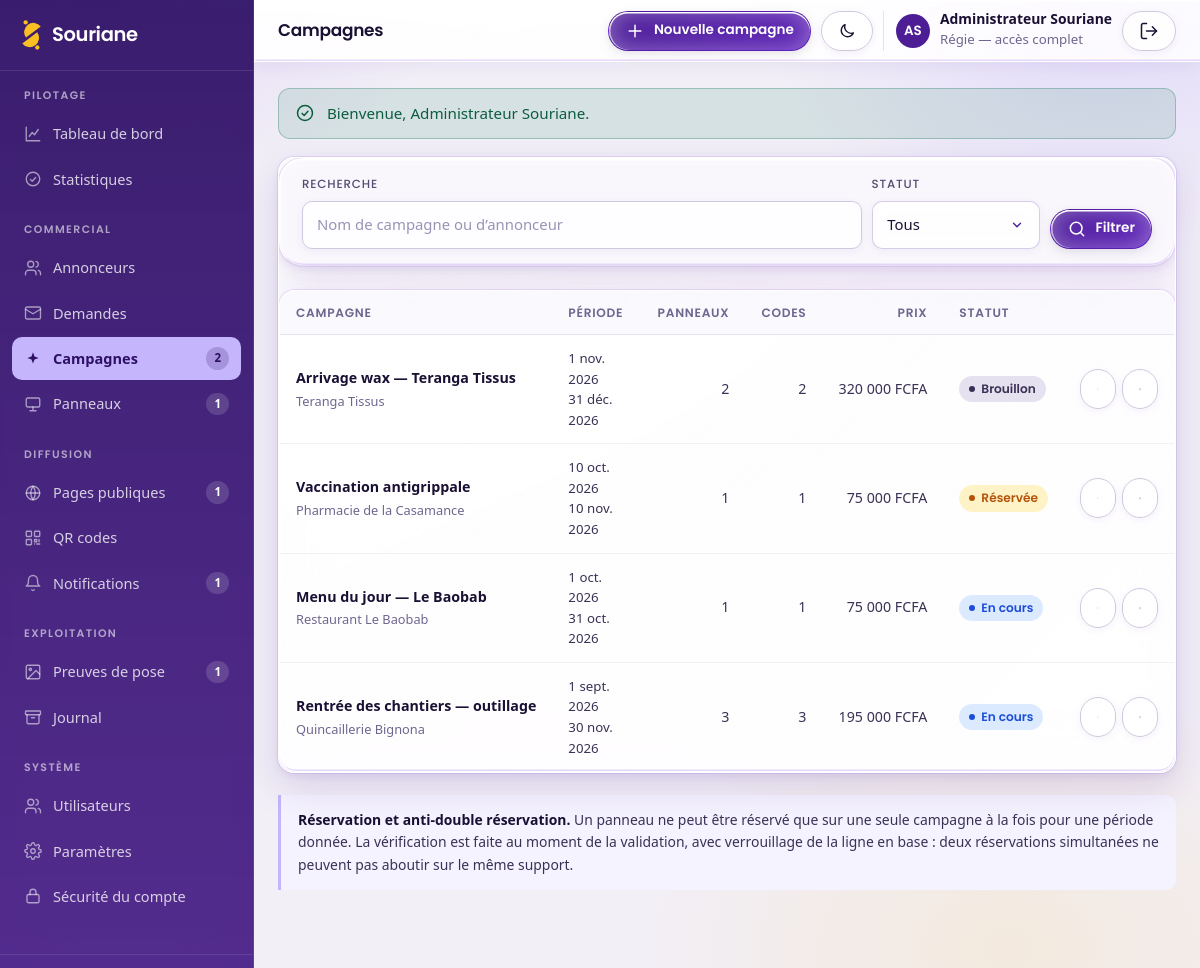
The page /admin/campagnes (signed in) on the database its author committed.
### tables this page shows
CREATE TABLE `utilisateurs` (
    `id`            INT UNSIGNED NOT NULL AUTO_INCREMENT,
    `nom`           VARCHAR(120)  NOT NULL,
    `email`         VARCHAR(180)  NOT NULL,
    `mot_de_passe`  VARCHAR(255)  NOT NULL COMMENT 'Empreinte Argon2id',
    `role`          ENUM('regie','agent','annonceur') NOT NULL DEFAULT 'agent',
    `annonceur_id`  INT UNSIGNED  NULL COMMENT 'Renseigné si role = annonceur',
    `telephone`     VARCHAR(30)   NULL,
    `actif`         TINYINT(1)    NOT NULL DEFAULT 1,
    `derniere_connexion` DATETIME NULL,
    `tentatives_echec` TINYINT UNSIGNED NOT NULL DEFAULT 0,
    `verrouille_jusqua` DATETIME  NULL,
     
     
     
     
     
    `totp_secret`        VARCHAR(255)  NULL COMMENT 'Secret TOTP, chiffré',
    `totp_actif`         TINYINT(1)    NOT NULL DEFAULT 0,
    `totp_confirme_le`   DATETIME      NULL,
    `totp_dernier_pas`   BIGINT UNSIGNED NULL COMMENT 'Intervalle de 30 s déjà consommé',
    `totp_codes_secours` TEXT          NULL COMMENT 'Empreintes SHA-256, une par ligne',
    `cree_le`       DATETIME      NOT NULL DEFAULT CURRENT_TIMESTAMP,
    `maj_le`        DATETIME      NOT NULL DEFAULT CURRENT_TIMESTAMP ON UPDATE CURRENT_TIMESTAMP,
    PRIMARY KEY (`id`),
    UNIQUE KEY `uk_utilisateurs_email` (`email`),
    KEY `idx_utilisateurs_role` (`role`),
    KEY `fk_utilisateurs_annonceur` (`annonceur_id`),
    CONSTRAINT `fk_utilisateurs_annonceur` FOREIGN KEY (`annonceur_id`)
        REFERENCES `annonceurs` (`id`) ON DELETE SET NULL ON UPDATE CASCADE
);

CREATE TABLE `campagnes` (
    `id`            INT UNSIGNED NOT NULL AUTO_INCREMENT,
    `annonceur_id`  INT UNSIGNED  NOT NULL,
    `formule_id`    INT UNSIGNED  NULL,
    `nom`           VARCHAR(180)  NOT NULL,
    `date_debut`    DATE          NOT NULL,
    `date_fin`      DATE          NOT NULL,
    `prix`          DECIMAL(12,2) NOT NULL DEFAULT 0.00,
    `statut`        ENUM('brouillon','reservee','en_cours','terminee','annulee')
                    NOT NULL DEFAULT 'brouillon',
    `moyen_paiement` ENUM('aucun','wave','orange_money','especes','virement')
                    NOT NULL DEFAULT 'aucun',
    `reference_paiement` VARCHAR(120) NULL,
    `note`          TEXT          NULL,
    `cree_le`       DATETIME      NOT NULL DEFAULT CURRENT_TIMESTAMP,
    `maj_le`        DATETIME      NOT NULL DEFAULT CURRENT_TIMESTAMP ON UPDATE CURRENT_TIMESTAMP,
    PRIMARY KEY (`id`),
    KEY `idx_campagnes_statut` (`statut`),
    KEY `idx_campagnes_periode` (`date_debut`,`date_fin`),
    KEY `fk_campagnes_annonceur` (`annonceur_id`),
    KEY `fk_campagnes_formule` (`formule_id`),
    CONSTRAINT `fk_campagnes_annonceur` FOREIGN KEY (`annonceur_id`)
        REFERENCES `annonceurs` (`id`) ON DELETE CASCADE ON UPDATE CASCADE,
    CONSTRAINT `fk_campagnes_formule` FOREIGN KEY (`formule_id`)
        REFERENCES `formules` (`id`) ON DELETE SET NULL ON UPDATE CASCADE,
    CONSTRAINT `chk_campagnes_dates` CHECK (`date_fin` >= `date_debut`)
);

CREATE TABLE `annonceurs` (
    `id`            INT UNSIGNED NOT NULL AUTO_INCREMENT,
    `nom`           VARCHAR(180)  NOT NULL,
    `adresse_courte` VARCHAR(80)  NOT NULL COMMENT 'Identifiant d’URL (slug)',
    `description`   TEXT          NULL,
    `logo`          VARCHAR(255)  NULL,
    `telephone`     VARCHAR(30)   NULL,
    `whatsapp`      VARCHAR(30)   NULL,
    `email`         VARCHAR(180)  NULL,
    `adresse`       VARCHAR(255)  NULL,
    `ville`         VARCHAR(120)  NULL,
    `latitude`      DECIMAL(10,7) NULL,
    `longitude`     DECIMAL(10,7) NULL,
    `reseaux`       JSON          NULL COMMENT '{facebook,instagram,tiktok,youtube,site}',
    `horaires`      JSON          NULL COMMENT '{"lun":"08:00-18:00", ...}',
    `statut`        ENUM('actif','inactif','archive') NOT NULL DEFAULT 'actif',
    `cree_le`       DATETIME      NOT NULL DEFAULT CURRENT_TIMESTAMP,
    `maj_le`        DATETIME      NOT NULL DEFAULT CURRENT_TIMESTAMP ON UPDATE CURRENT_TIMESTAMP,
    PRIMARY KEY (`id`),
    UNIQUE KEY `uk_annonceurs_slug` (`adresse_courte`),
    KEY `idx_annonceurs_statut` (`statut`),
    KEY `idx_annonceurs_ville` (`ville`)
);

### app/views/admin/campagnes.php (the view, shortened to what the rows shown need)
<div class="panneau">
    <?php if ($campagnes === []): ?>
        <div class="panneau__corps">
            <div class="etat-vide">
                <?= Icone::svg('etincelle') ?>
                <h3>Aucune campagne</h3>
                <p><?= $lectureSeule ? 'Aucune campagne n’est encore associée à votre compte.' : 'Créez une campagne pour réserver des panneaux.' ?></p>
            </div>
        </div>
    <?php else: ?>
        <div class="tableau-enveloppe">
            <table class="tableau">
                <thead>
                    <tr>
                        <th>Campagne</th>
                        <th>Période</th>
                        <th class="tableau__numerique">Panneaux</th>
                        <th class="tableau__numerique">Codes</th>
                        <th class="tableau__numerique">Prix</th>
                        <th>Statut</th>
                        <th></th>
                    </tr>
                </thead>
                <tbody>
                    <?php foreach ($campagnes as $campagne): ?>
                        <tr>
                            <td>
                                <a class="tableau__principal" href="<?= e(url('admin/campagnes/' . $campagne['id'])) ?>">
                                    <?= e((string) $campagne['nom']) ?>
                                </a>
                                <div class="tableau__secondaire"><?= e((string) $campagne['annonceur_nom']) ?></div>
                            </td>
                            <td class="texte-petit">
                                <?= e(date_fr((string) $campagne['date_debut'])) ?><br>
                                <?= e(date_fr((string) $campagne['date_fin'])) ?>
                            </td>
                            <td class="tableau__numerique"><?= e((string) $campagne['nb_panneaux']) ?></td>
                            <td class="tableau__numerique"><?= e((string) $campagne['nb_codes']) ?></td>
                            <td class="tableau__numerique"><?= e(fcfa($campagne['prix'])) ?></td>
                            <td><?= etiquette_etat((string) $campagne['statut']) ?></td>
                            <td>
                                <div class="tableau__actions">
                                    <a class="btn btn--contour btn--petit" href="<?= e(url('admin/campagnes/' . $campagne['id'])) ?>">
                                        <?= Icone::svg('suivant') ?>
                                    </a>
                                    <a class="btn btn--contour btn--petit" target="_blank" rel="noopener"
                                       href="<?= e(url('admin/campagnes/' . $campagne['id'] . '/rapport')) ?>">
                                        <?= Icone::svg('graphique') ?>
                                    </a>
                                </div>
                            </td>
                        </tr>
                    <?php endforeach; ?>
                </tbody>
            </table>
        </div>
    <?php endif; ?>
</div>

### app/helpers.php (shortened to what the rows shown need)
<?php
function e(?string $value): string
{
    return htmlspecialchars((string) $value, ENT_QUOTES | ENT_SUBSTITUTE, 'UTF-8');
}
function url(string $path = ''): string
{
    return BASE_URL . '/' . ltrim($path, '/');
}
function asset(string $path): string
{
    $file = SOURIANE_ROOT . '/assets/' . ltrim($path, '/');
    $v    = is_file($file) ? (string) filemtime($file) : APP_VERSION;
    return url('assets/' . ltrim($path, '/')) . '?v=' . $v;
}
function fcfa(float|int|string|null $montant): string
{
    return number_format((float) $montant, 0, ',', ' ') . ' FCFA';
}
function date_fr(?string $date, bool $avecHeure = false): string
{
    $ts = strtotime($date);
    $mois = [1 => 'janv.', 'févr.', 'mars', 'avr.', 'mai', 'juin',
             'juil.', 'août', 'sept.', 'oct.', 'nov.', 'déc.'];
    $texte = date('j', $ts) . ' ' . $mois[(int) date('n', $ts)] . ' ' . date('Y', $ts);
    return $avecHeure ? $texte . ' à ' . date('H:i', $ts) : $texte;
}
function etiquette_etat(?string $etat, ?string $libelle = null): string
{
    $etat = (string) $etat;
    $texte = $libelle ?? (ETATS_LIBELLES[$etat] ?? ucfirst(str_replace('_', ' ', $etat)));
    return '<span class="etat etat--' . e($etat) . '">' . e($texte) . '</span>';
}

### app/core/Icone.php (shortened to what the rows shown need)
<?php
final class Icone
{
    public static function svg(string $nom, string $classe = '', int $taille = 0): string
    {
        $trace = self::TRACES[$nom] ?? self::TRACES['info'];
        $pleines = ['whatsapp', 'facebook', 'youtube', 'etincelle'];
        $attributs = in_array($nom, $pleines, true)
            ? 'fill="currentColor" stroke="none"'
            : 'fill="none" stroke="currentColor" stroke-width="1.8" stroke-linecap="round" stroke-linejoin="round"';
        $dim = $taille > 0 ? sprintf(' width="%1$d" height="%1$d"', $taille, $taille) : '';
        $cls = $classe !== '' ? ' class="' . e($classe) . '"' : '';
        return sprintf(
            '<svg xmlns="http://www.w3.org/2000/svg" viewBox="0 0 24 24" aria-hidden="true" focusable="false"%s%s %s>%s</svg>',
            $dim,
            $cls,
            $attributs,
            $trace
        );
    }
}

### app/views/layouts/admin.php (shortened to what the rows shown need)
<?php
$titrePage     = $titrePage ?? 'Tableau de bord';
$contenu       = $contenu ?? '';
$utilisateur = Auth::utilisateur();
$initiales   = '';
if ($utilisateur !== null) {
    $mots = preg_split('/\s+/', trim((string) $utilisateur['nom'])) ?: [];
    foreach (array_slice($mots, 0, 2) as $mot) {
        $initiales .= mb_strtoupper(mb_substr($mot, 0, 1));
    }
}
?>
<!DOCTYPE html>
<html lang="fr">
<head>
<link rel="stylesheet" href="<?= e(asset('css/app.css')) ?>">
<link rel="stylesheet" href="<?= e(asset('css/admin.css')) ?>">
</head>
<body class="admin">
<div class="admin-conteneur">
    <div class="admin-principal">
        <header class="admin-entete">
            <div class="pile">
                <h1 class="admin-entete__titre"><?= e($titrePage) ?></h1>
            </div>
            <div class="admin-entete__actions">
                <?php if ($utilisateur !== null): ?>
                    <div class="admin-entete__utilisateur">
                        <span class="avatar" aria-hidden="true"><?= e($initiales !== '' ? $initiales : 'SA') ?></span>
                        <span>
                            <strong style="display:block;line-height:1.2"><?= e((string) $utilisateur['nom']) ?></strong>
                            <span class="texte-petit"><?= e(\Souriane\Models\Utilisateur::ROLES[$utilisateur['role']] ?? $utilisateur['role']) ?></span>
                        </span>
                        <form method="post" action="<?= e(url('admin/deconnexion')) ?>" style="margin:0" id="formulaire-deconnexion-entete">
                            <button type="submit" class="btn btn--contour btn--petit" title="Se déconnecter" id="bouton-deconnexion-entete" aria-haspopup="dialog" aria-controls="dialogue-deconnexion">
                                <?= Icone::svg('deconnexion') ?>
                            </button>
                        </form>
                    </div>
                <?php endif; ?>
            </div>
        </header>
        <div class="admin-contenu">
            <?= $contenu ?>
        </div>
    </div>
</div>
</body>
</html>

### rows shown on the page
utilisateurs: nom "Administrateur Souriane", role "Régie — accès complet"
campagnes: nom "Arrivage wax — Teranga Tissus", annonceur.nom "Teranga Tissus", date_debut "1 nov. 2026", date_fin "31 déc. 2026", nb_panneaux "2", nb_codes "2", prix "320 000 FCFA", statut "Brouillon"
campagnes: nom "Vaccination antigrippale", annonceur.nom "Pharmacie de la Casamance", date_debut "10 oct. 2026", date_fin "10 nov. 2026", nb_panneaux "1", nb_codes "1", prix "75 000 FCFA", statut "Réservée"
campagnes: nom "Menu du jour — Le Baobab", annonceur.nom "Restaurant Le Baobab", date_debut "1 oct. 2026", date_fin "31 oct. 2026", nb_panneaux "1", nb_codes "1", prix "75 000 FCFA", statut "En cours"
campagnes: nom "Rentrée des chantiers — outillage", annonceur.nom "Quincaillerie Bignona", date_debut "1 sept. 2026", date_fin "30 nov. 2026", nb_panneaux "3", nb_codes "3", prix "195 000 FCFA", statut "En cours"

### other values the page prints
APP_NAME "Souriane"
$groupe['titre'] "PILOTAGE"
$lien['libelle'] "Tableau de bord"
$lien['libelle'] "Statistiques"
$groupe['titre'] "COMMERCIAL"
$lien['libelle'] "Annonceurs"
$lien['libelle'] "Demandes"
$lien['libelle'] "Campagnes"
$compteurs[$lien['cle']] "2"
$lien['libelle'] "Panneaux"
$compteurs[$lien['cle']] "1"
$groupe['titre'] "DIFFUSION"
$lien['libelle'] "Pages publiques"
$lien['libelle'] "QR codes"
$lien['libelle'] "Notifications"
